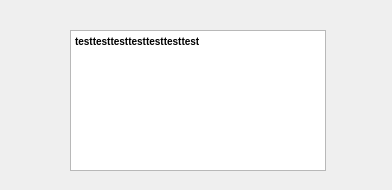
<?xml version="1.0" encoding="UTF-8"?>
<ui version="4.0">
 <class>SelectableMessageWidget</class>
 <widget class="QWidget" name="SelectableMessageWidget">
  <property name="geometry">
   <rect>
    <x>0</x>
    <y>0</y>
    <width>392</width>
    <height>190</height>
   </rect>
  </property>
  <property name="windowTitle">
   <string>Form</string>
  </property>
  <widget class="QTextBrowser" name="msg">
   <property name="geometry">
    <rect>
     <x>70</x>
     <y>30</y>
     <width>256</width>
     <height>141</height>
    </rect>
   </property>
   <property name="sizePolicy">
    <sizepolicy hsizetype="MinimumExpanding" vsizetype="MinimumExpanding">
     <horstretch>0</horstretch>
     <verstretch>0</verstretch>
    </sizepolicy>
   </property>
   <property name="autoFillBackground">
    <bool>false</bool>
   </property>
   <property name="html">
    <string>&lt;!DOCTYPE HTML PUBLIC &quot;-//W3C//DTD HTML 4.0//EN&quot; &quot;http://www.w3.org/TR/REC-html40/strict.dtd&quot;&gt;
&lt;html&gt;&lt;head&gt;&lt;meta name=&quot;qrichtext&quot; content=&quot;1&quot; /&gt;&lt;style type=&quot;text/css&quot;&gt;
p, li { white-space: pre-wrap; }
&lt;/style&gt;&lt;/head&gt;&lt;body style=&quot; font-family:'MS Shell Dlg 2'; font-size:7.8pt; font-weight:400; font-style:normal;&quot;&gt;
&lt;p style=&quot; margin-top:0px; margin-bottom:0px; margin-left:0px; margin-right:0px; -qt-block-indent:0; text-indent:0px;&quot;&gt;&lt;span style=&quot; font-weight:600;&quot;&gt;testtesttesttesttesttesttest&lt;/span&gt;&lt;/p&gt;&lt;/body&gt;&lt;/html&gt;</string>
   </property>
  </widget>
 </widget>
 <resources/>
 <connections/>
</ui>
